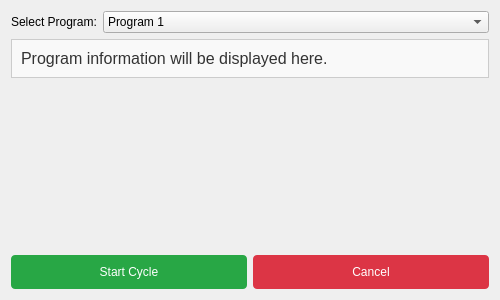
<?xml version="1.0" encoding="UTF-8"?>
<ui version="4.0">
 <class>ProgramSelectionForm</class>
 <widget class="QWidget" name="ProgramSelectionForm">
  <property name="geometry">
   <rect>
    <x>0</x>
    <y>0</y>
    <width>500</width>
    <height>300</height>
   </rect>
  </property>
  <property name="windowTitle">
   <string>Select Program</string>
  </property>
  <layout class="QVBoxLayout" name="verticalLayout">
    <!-- Program Selection -->
    <item>
     <layout class="QFormLayout" name="formLayout">
      <item row="0" column="0">
       <widget class="QLabel" name="programLabel">
        <property name="text">
         <string>Select Program:</string>
        </property>
       </widget>
      </item>
      <item row="0" column="1">
       <widget class="QComboBox" name="programComboBox">
        <item>
         <property name="text">
          <string>Program 1</string>
         </property>
        </item>
        <item>
         <property name="text">
          <string>Program 2</string>
         </property>
        </item>
        <item>
         <property name="text">
          <string>Program 3</string>
         </property>
        </item>
        <item>
         <property name="text">
          <string>Program 4</string>
         </property>
        </item>
       </widget>
      </item>
      <!-- Program Info Display -->
      <item row="1" column="0" colspan="2">
       <widget class="QLabel" name="programInfoLabel">
        <property name="text">
         <string>Program information will be displayed here.</string>
        </property>
        <property name="alignment">
         <set>Qt::AlignLeft|Qt::AlignTop</set>
        </property>
        <property name="wordWrap">
         <bool>true</bool>
        </property>
        <property name="styleSheet">
         <string notr="true">font-size: 12pt; color: #333333; border: 1px solid #CCCCCC; padding: 5px; background-color: #F9F9F9;</string>
        </property>
       </widget>
      </item>
     </layout>
    </item>
    <!-- Buttons -->
    <item>
     <layout class="QHBoxLayout" name="buttonLayout">
      <item>
       <widget class="QPushButton" name="startCycleButton">
        <property name="text">
         <string>Start Cycle</string>
        </property>
        <property name="styleSheet">
         <string notr="true">background-color: #28a745; color: white; padding: 10px; border: none; border-radius: 4px;</string>
        </property>
       </widget>
      </item>
      <item>
       <widget class="QPushButton" name="cancelButton">
        <property name="text">
         <string>Cancel</string>
        </property>
        <property name="styleSheet">
         <string notr="true">background-color: #dc3545; color: white; padding: 10px; border: none; border-radius: 4px;</string>
        </property>
       </widget>
      </item>
     </layout>
    </item>
  </layout>
 </widget>
 <resources/>
 <connections/>
</ui>
